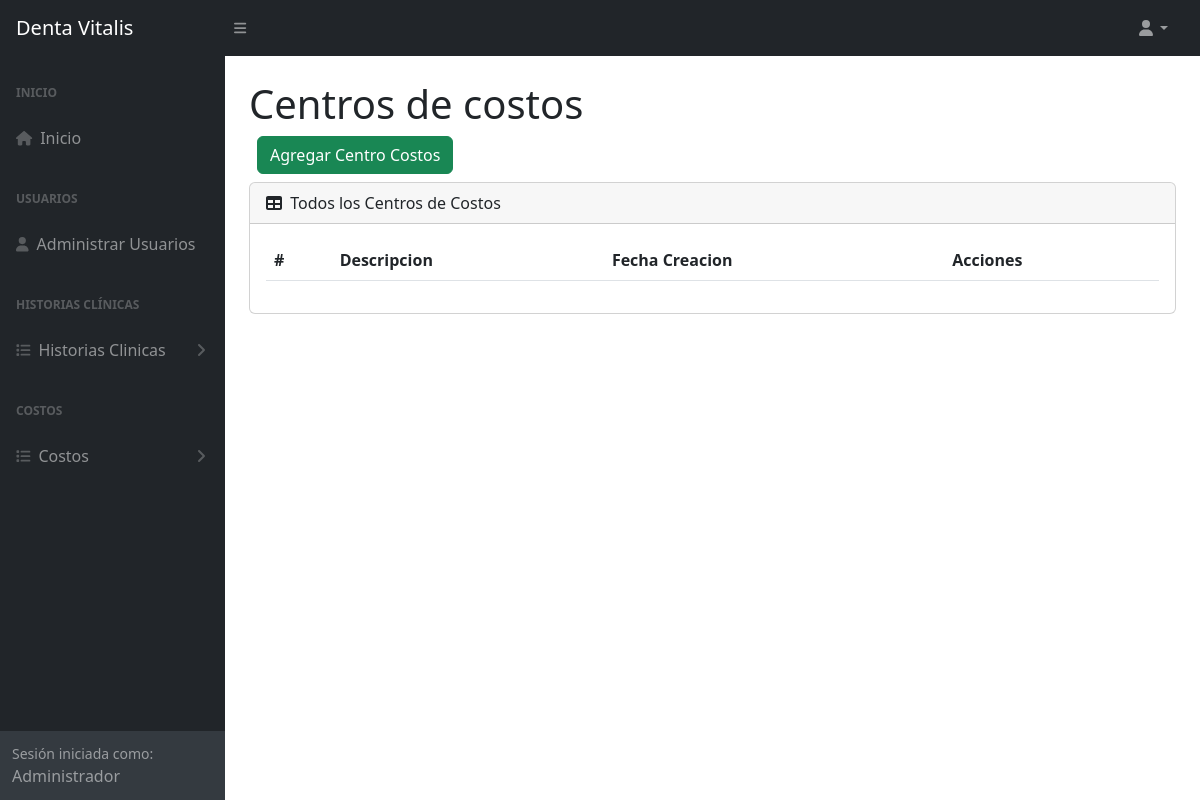
The app's page /centroCostos (signed in), older data.
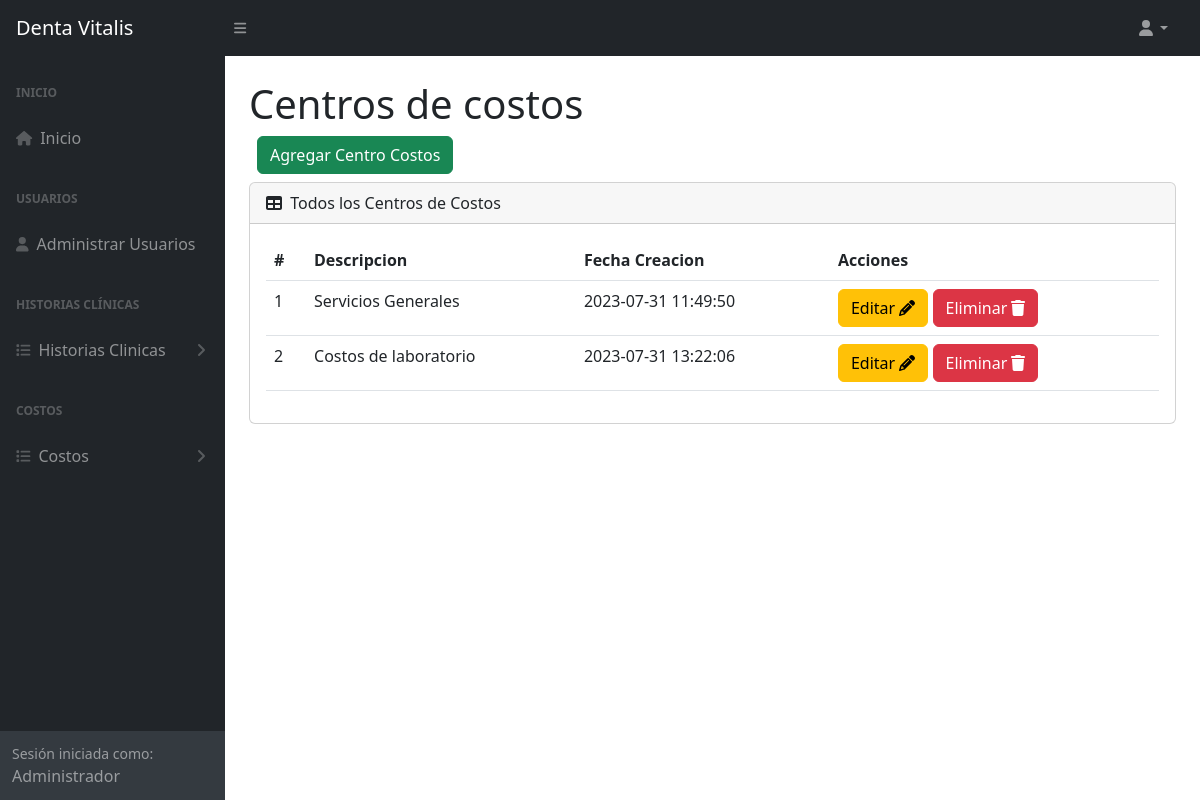
The same page, newer data.
### tables this page shows
CREATE TABLE `tba_centrocostos`  (
  `IdCentroCostos` int NOT NULL AUTO_INCREMENT,
  `DescripcionCentro` varchar(100) NOT NULL,
  `FechaCreacion` datetime NOT NULL,
  `FechaActualizacion` datetime NOT NULL,
  PRIMARY KEY (`IdCentroCostos`) USING BTREE
);

### controller/plantilla.controller.php (called while the page is built)
<?php
class ControllerPlantilla
{
  static public function ctrPlantilla()
  {
    include "view/plantilla.php";
  }
}

### index.php (called while the page is built, shortened)
<?php
require_once "controller/plantilla.controller.php";
require_once "controller/costos.controller.php";
require_once "controller/historias.controller.php";
require_once "model/costos.model.php";
$plantilla = new ControllerPlantilla();
$plantilla -> ctrPlantilla();

### controller/costos.controller.php (called while the page is built, shortened)
<?php
class ControllerCostos
{
  public static function ctrMostrarCentrosCostos()
  {
    $tabla = "tba_centrocostos";
    $respuesta = ModelCostos::mdlMostrarCentrosCostos($tabla);
    return $respuesta;
  }
}

### model/conexion.php (called while the page is built)
<?php
class Conexion
{
  static public function conn()
  {
    $link = new PDO("mysql:host=localhost;dbname=db_dentavitalis","root","");
		$link->exec("set names utf8");
		return $link;
  }
}

### model/costos.model.php (called while the page is built, shortened)
<?php
require_once "conexion.php";
class ModelCostos
{
  public static function mdlMostrarCentrosCostos($tabla)
  {
    $statement = Conexion::conn()->prepare("SELECT tba_centrocostos.IdCentroCostos, tba_centrocostos.DescripcionCentro, tba_centrocostos.FechaCreacion FROM $tabla ORDER BY IdCentroCostos ASC");
    $statement -> execute();
    return $statement -> fetchAll();
  }
}

### view/modules/centroCostos.php (the view, shortened to what this page needs)
</div>
        </div>
        <div class="sb-sidenav-footer">
          <div class="small">Sesión iniciada como:</div>
          <?php echo $_SESSION["nombreUsuario"] ?>
        </div>
      </nav>
    </div>
    <div id="layoutSidenav_content">
      <main class="bg">
        <div class="container-fluid px-4">
          <h1 class="mt-4">Centros de costos</h1>
          <div class="d-flex m-2">
            <button type="button" class="btn btn-success" data-bs-toggle="modal" data-bs-target="#modalAgregarCentroCostos">
              Agregar Centro Costos
            </button>
          </div>
          <div class="card mb-4">
            <div class="card-header">
              <i class="fas fa-table me-1"></i>
              Todos los Centros de Costos
            </div>
            <div class="card-body">
              <table id="datatablesSimple" class="data-table-Gasto table">
                <thead>
                  <tr>
                    <th>#</th>
                    <th>Descripcion</th>
                    <th>Fecha Creacion</th>
                    <th>Acciones</th>
                  </tr>
                </thead>
                <tbody>
                  <?php
                  $listaCentroCostos = ControllerCostos::ctrMostrarCentrosCostos();
                  foreach ($listaCentroCostos as $key => $value)
                  {
                    echo
                    '<tr>
                      <td>'.($key + 1).'</td>
                      <td>'.$value["DescripcionCentro"].'</td>
                      <td>'.$value["FechaCreacion"].'</td>
                      <td>
                        <button class="btn btn-warning btnEditarCentro" codCentroCosto="'.$value["IdCentroCostos"].'" data-bs-toggle="modal" data-bs-target="#modalEditarCentroCostos">Editar <i class="fa-solid fa-pencil"></i></button>
                        <button class="btn btn-danger btnEliminarCentro" codCentroCosto="'.$value["IdCentroCostos"].'">Eliminar <i class="fa-solid fa-trash"></i></button>
                      </td>
                    </tr>';
                  }
                  ?>
                </tbody>
              </table>
            </div>
          </div>
        </div>
      </main>
    </div>
  </div>

### view/plantilla.php (shortened to what this page needs)
<!DOCTYPE html>
<html lang="es">
<head>
  <?php require "modules/header.php" ?>
</head>
  <?php
    if (isset($_SESSION["login"]) && $_SESSION["login"] == "ok")
    {
      echo '<body class="sb-nav-fixed">';
      include "modules/navbar.php";
      echo '
      <div id="layoutSidenav">
        <div id="layoutSidenav_nav">
          <nav class="sb-sidenav accordion sb-sidenav-dark" id="sidenavAccordion">
            <div class="sb-sidenav-menu">
              <div class="nav">';
      include "modules/menu.php";
      if(isset($_GET["ruta"]))
      {
        if(
          $_GET["ruta"] == "home" ||
          $_GET["ruta"] == "usuario" ||
          $_GET["ruta"] == "editarSalida" ||
          $_GET["ruta"] == "procedimientos" ||
          $_GET["ruta"] == "gastos" ||
          $_GET["ruta"] == "socios" ||
          $_GET["ruta"] == "pacientes" ||
          $_GET["ruta"] == "allCostos" ||
          $_GET["ruta"] == "centroCostos" ||
          $_GET["ruta"] == "crearNuevoCosto" ||
          $_GET["ruta"] == "crearNuevaHistoria" ||
          $_GET["ruta"] == "editarHistoria" ||
          $_GET["ruta"] == "visualizarHistoria" ||
          $_GET["ruta"] == "calendario" ||
          $_GET["ruta"] == "historialPagos" ||
          $_GET["ruta"] == "signout"
        )
        {
          include "modules/".$_GET["ruta"].".php";
        }
        else
        {
          include "web/404.html";
        }
      }
      else
      {
        include "modules/home.php";
      }
      echo '<footer>';
      include "modules/footer.php";
      echo '</footer>';
    }
    else
    {
      include "modules/login.php";
    }
  ?>
</body>
</html>

### view/modules/header.php (shortened to what this page needs)
<link href="https://cdn.jsdelivr.net/npm/simple-datatables@7.1.2/dist/style.min.css" rel="stylesheet" />
<link href="css/styles.css" rel="stylesheet" />
<link href="css/styles-dentaVitalis.css" rel="stylesheet" />
<link href="https://cdn.jsdelivr.net/npm/sweetalert2@11.7.5/dist/sweetalert2.min.css" rel="stylesheet">

### view/modules/navbar.php (shortened to what this page needs)
  <nav class="sb-topnav navbar navbar-expand navbar-dark bg-dark">
  <a class="navbar-brand ps-3" href="index.php">Denta Vitalis</a>
  <button class="btn btn-link btn-sm order-1 order-lg-0 me-4 me-lg-0" id="sidebarToggle" href="#!"><i class="fas fa-bars"></i></button>
  <ul class="navbar-nav ms-auto ms-md-0 me-3 me-lg-4">
    <li class="nav-item dropdown">
      <a class="nav-link dropdown-toggle" id="navbarDropdown" href="#" role="button" data-bs-toggle="dropdown" aria-expanded="false"><i class="fas fa-user fa-fw"></i></a>
    </li>
  </ul>
</nav>

### view/modules/menu.php (shortened to what this page needs)
<div class="sb-sidenav-menu-heading">Inicio</div>
<a class="nav-link" href="home">
  <div class="sb-nav-link-icon"><i class="fas fa-home"></i></div>
  Inicio
</a>
<?php
  if($_SESSION["perfilUsuario"] == "1")
  {
?>
  <div class="sb-sidenav-menu-heading">Usuarios</div>
  <a class="nav-link" href="usuario">
    <div class="sb-nav-link-icon"><i class="fas fa-user"></i></div>
    Administrar Usuarios
  </a>
<?php
  }
?>
<div class="sb-sidenav-menu-heading">Historias Clínicas</div>
  <a class="nav-link collapsed" href="#" data-bs-toggle="collapse" data-bs-target="#listaCatalogo" aria-expanded="false" aria-controls="collapseLayouts">
    <div class="sb-nav-link-icon"><i class="fas fa-list"></i></div>
    Historias Clinicas
    <div class="sb-sidenav-collapse-arrow"><i class="fas fa-angle-down"></i></div>
  </a>
<div class="sb-sidenav-menu-heading">Costos</div>
  <a class="nav-link collapsed" href="#" data-bs-toggle="collapse" data-bs-target="#listaCostos" aria-expanded="false" aria-controls="collapseLayouts">
    <div class="sb-nav-link-icon"><i class="fas fa-list"></i></div>
    Costos
    <div class="sb-sidenav-collapse-arrow"><i class="fas fa-angle-down"></i></div>
  </a>

### view/modules/footer.php (shortened to what this page needs)
<div class="container-fluid px-4">
  <div class="d-flex align-items-center justify-content-between small">
    <div class="text-muted">Copyright &copy; Simoni 2023</div>
  </div>
</div>

Row changes from the older to the newer data that the page shows:
added tba_centrocostos: DescripcionCentro "Servicios Generales", FechaCreacion "2023-07-31 11:49:50"
added tba_centrocostos: DescripcionCentro "Costos de laboratorio", FechaCreacion "2023-07-31 13:22:06"
